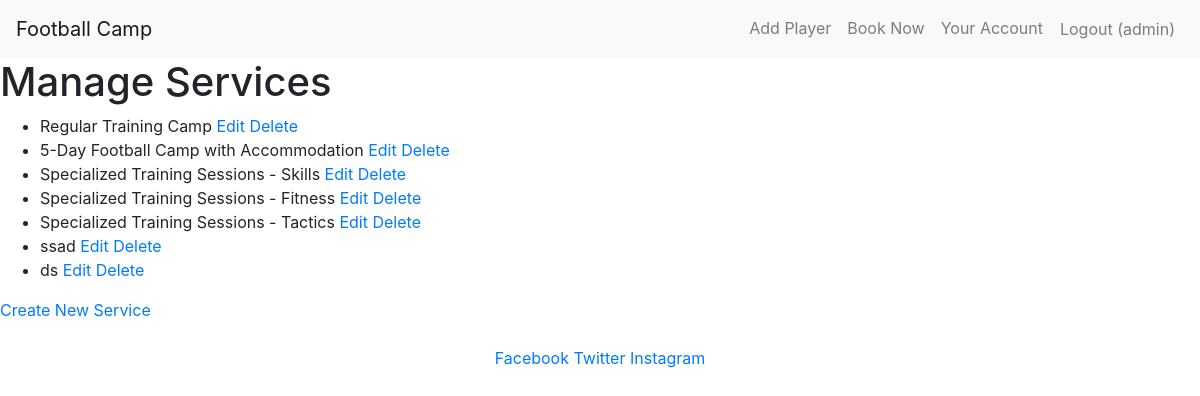
The page /admin_manage_services/ (signed in) on the database as committed earlier.
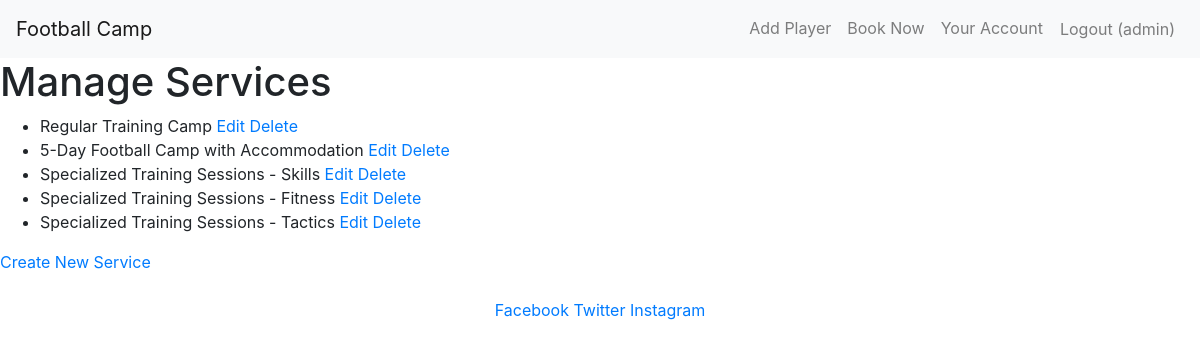
The same page on the database as committed later.
### football_camp/models.py (models this page shows, shortened)
class Service(models.Model):
    TRAININGS = (("skills", "Skills"), ("fitness", "Fitness"), ("tactics", "Tactics"), ("all", "All"))
    title = models.CharField(max_length=100, null=False, blank=False, verbose_name="Service Title")
    focus = models.CharField(max_length=200, verbose_name="Service Focus")
    duration = models.CharField(max_length=100, verbose_name="Service Duration")
    features = models.TextField(verbose_name="Service Features")
    training = models.CharField(max_length=10, choices=TRAININGS, null=True, blank=True, verbose_name="Training Type")
    image = models.ImageField(upload_to='services/', blank=True, null=True, verbose_name="Service Image")
    class Meta:
        verbose_name = "Service"
        verbose_name_plural = "Services"

### football_camp/views.py (the view)
    def _wrapped_view_func(request, *args, **kwargs):
        if not request.user.is_superuser:
            messages.error(request, "You don’t have permission to access this page.")
            return redirect('service_list')
        return view_func(request, *args, **kwargs)

### football_camp/views.py (called while the page is built)
def superuser_required(view_func):
    def _wrapped_view_func(request, *args, **kwargs):
        if not request.user.is_superuser:
            messages.error(request, "You don’t have permission to access this page.")
            return redirect('service_list')
        return view_func(request, *args, **kwargs)
    return _wrapped_view_func

@superuser_required
def admin_manage_services(request):
    services = Service.objects.all()
    return render(request, 'football_camp/admin_manage_services.html', {'services': services})

### football_camp/templates/football_camp/admin_manage_services.html (shortened to what this page needs)
<!DOCTYPE html>
<html lang="en">
<head>
</head>
<body>
    {% extends 'football_camp/base.html' %}
    {% block content %}
    <h1>Manage Services</h1>
    <ul>
        {% for service in services %}
        <li>
            {{ service.title }}
            <a href="{% url 'edit_service' service.id %}">Edit</a>
            <a href="{% url 'delete_service' service.id %}">Delete</a>
        </li>
        {% endfor %}
    </ul>
    <a href="{% url 'admin_create_service' %}">Create New Service</a>
    {% endblock %}>

Rows that differ between the two databases and show on the page:
removed Service: title "ssad"
removed Service: title "ds"
